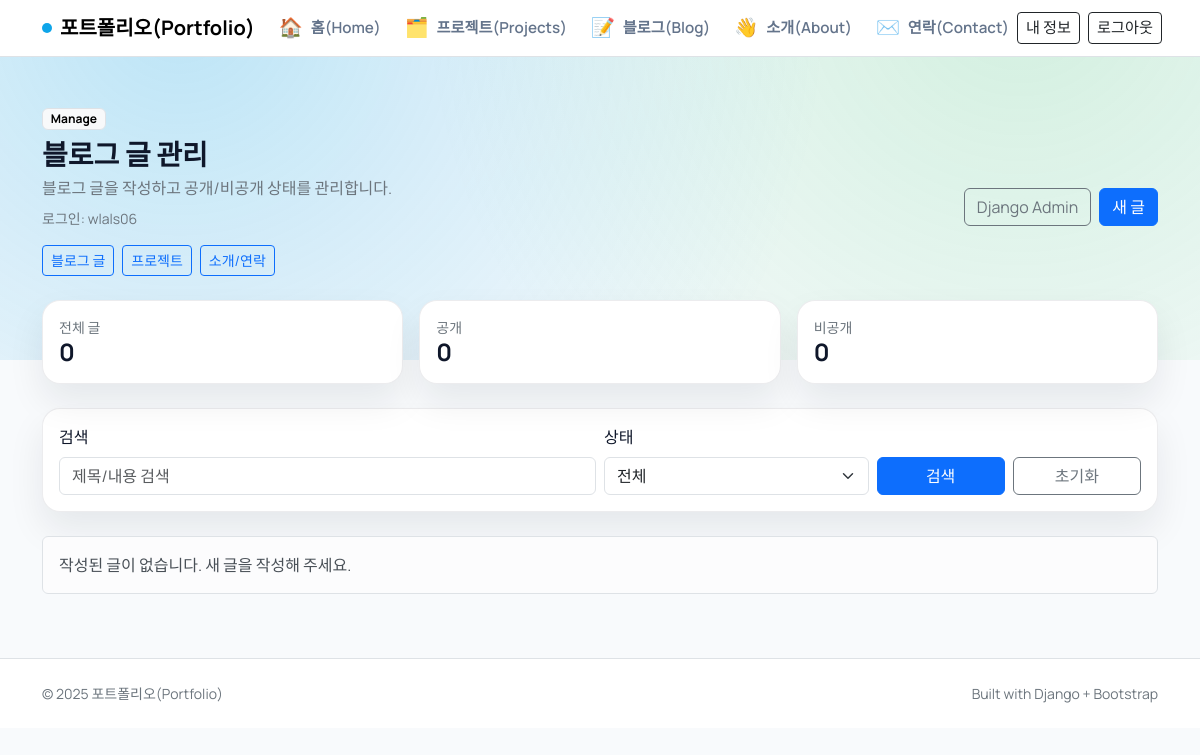
/manage/ (signed in), run on an earlier commit of the app's database.
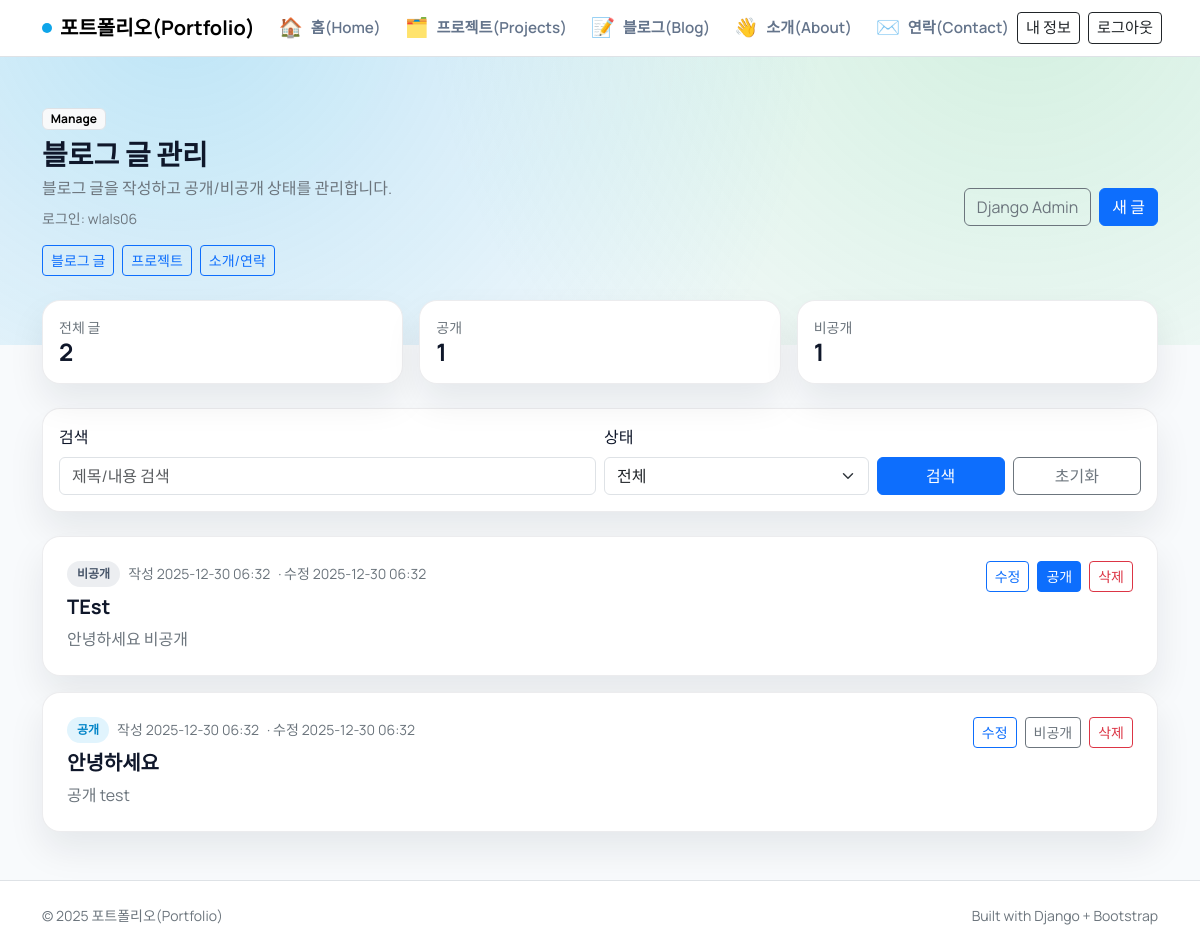
And on a later commit of the database.
### blog/models.py (models this page shows, shortened)
class Post(models.Model):
    STATUS_DRAFT = "draft"
    STATUS_PUBLISHED = "published"
    STATUS_CHOICES = [
        (STATUS_DRAFT, "Draft"),
        (STATUS_PUBLISHED, "Published"),
    ]
    title = models.CharField(max_length=200)
    content = models.TextField()
    owner = models.ForeignKey(
        settings.AUTH_USER_MODEL,
        on_delete=models.CASCADE,
        related_name="posts",
        null=True,
        blank=True,
    )
    status = models.CharField(max_length=10, choices=STATUS_CHOICES, default=STATUS_PUBLISHED)
    created_at = models.DateTimeField(default=timezone.now)
    updated_at = models.DateTimeField(null=True, blank=True)

### blog/views.py (the view)
@login_required
def manage_post_list(request):
    query = request.GET.get("q", "").strip()
    status = request.GET.get("status", "all")
    base_qs = Post.objects.filter(owner=request.user)
    posts = base_qs.order_by("-created_at")
    if status == Post.STATUS_PUBLISHED:
        posts = posts.filter(status=Post.STATUS_PUBLISHED)
    elif status == Post.STATUS_DRAFT:
        posts = posts.filter(status=Post.STATUS_DRAFT)
    if query:
        posts = posts.filter(Q(title__icontains=query) | Q(content__icontains=query))
    paginator = Paginator(posts, 8)
    page_obj = paginator.get_page(request.GET.get("page"))
    params = request.GET.copy()
    params.pop("page", None)
    query_string = params.urlencode()
    context = {
        "posts": page_obj.object_list,
        "page_obj": page_obj,
        "query": query,
        "status": status,
        "total_count": base_qs.count(),
        "published_count": base_qs.filter(status=Post.STATUS_PUBLISHED).count(),
        "draft_count": base_qs.filter(status=Post.STATUS_DRAFT).count(),
        "query_string": query_string,
    }
    return render(request, "blog/manage/post_list.html", context)

### blog/templates/blog/manage/post_list.html (shortened to what this page needs)
{% extends "blog/manage/base.html" %}
{% block manage_title %}블로그 글 관리{% endblock %}
{% block manage_description %}블로그 글을 작성하고 공개/비공개 상태를 관리합니다.{% endblock %}
{% block manage_content %}
<div class="row g-3 mb-4">
  <div class="col-md-4">
    <div class="surface p-3">
      <div class="text-secondary small">전체 글</div>
      <div class="h4 fw-bold mb-0">{{ total_count }}</div>
    </div>
  </div>
  <div class="col-md-4">
    <div class="surface p-3">
      <div class="text-secondary small">공개</div>
      <div class="h4 fw-bold mb-0">{{ published_count }}</div>
    </div>
  </div>
  <div class="col-md-4">
    <div class="surface p-3">
      <div class="text-secondary small">비공개</div>
      <div class="h4 fw-bold mb-0">{{ draft_count }}</div>
    </div>
  </div>
</div>
<form class="surface p-3 mb-4" method="get">
  <div class="row g-2 align-items-end">
    <div class="col-md-6">
      <label class="form-label">검색</label>
      <input class="form-control" type="search" name="q" placeholder="제목/내용 검색" value="{{ query }}">
    </div>
    <div class="col-md-3">
      <label class="form-label">상태</label>
      <select class="form-select" name="status">
        <option value="all" {% if status == "all" %}selected{% endif %}>전체</option>
      </select>
    </div>
    <div class="col-md-3 d-flex gap-2">
      <button class="btn btn-primary w-100" type="submit">검색</button>
      <a class="btn btn-outline-secondary w-100" href="{% url 'manage_post_list' %}">초기화</a>
    </div>
  </div>
</form>
{% for post in posts %}
  <div class="surface p-4 manage-card">
    <div class="d-flex flex-column flex-lg-row justify-content-between gap-3">
      <div>
        <div class="d-flex align-items-center gap-2 mb-2">
          {% if post.status == "published" %}
            <span class="status-badge status-published">공개</span>
          {% else %}
            <span class="status-badge status-draft">비공개</span>
          {% endif %}
          <span class="small text-secondary">작성 {{ post.created_at|date:"Y-m-d H:i" }}</span>
          {% if post.updated_at %}
            <span class="small text-secondary">· 수정 {{ post.updated_at|date:"Y-m-d H:i" }}</span>
          {% endif %}
        </div>
        <h2 class="h5 fw-bold mb-2">{{ post.title }}</h2>
        <p class="text-secondary mb-0">{{ post.content|truncatechars:140 }}</p>
      </div>
      <div class="manage-actions d-flex flex-wrap gap-2 align-items-start">
        <a class="btn btn-outline-primary btn-sm" href="{% url 'manage_post_edit' post.pk %}">수정</a>
        <form method="post" action="{% url 'manage_post_toggle' post.pk %}">
          {% if post.status == "published" %}
            <button class="btn btn-outline-secondary btn-sm" type="submit">비공개</button>
          {% else %}
            <button class="btn btn-primary btn-sm" type="submit">공개</button>
          {% endif %}
        </form>
        <a class="btn btn-outline-danger btn-sm" href="{% url 'manage_post_delete' post.pk %}">삭제</a>
      </div>
    </div>
  </div>
{% empty %}
  <div class="alert alert-light border">작성된 글이 없습니다. 새 글을 작성해 주세요.</div>
{% endfor %}
{% endblock %}

### blog/templates/blog/manage/base.html (shortened to what this page needs)
{% extends "blog/base.html" %}
{% block content %}
<section class="mb-4 fade-up">
  <span class="badge text-bg-light border mb-2">Manage</span>
  <div class="d-flex flex-wrap align-items-center justify-content-between gap-3">
    <div>
      <h1 class="h3 fw-bold mb-1">{% block manage_title %}콘텐츠 관리{% endblock %}</h1>
      <p class="text-secondary mb-0">{% block manage_description %}블로그/프로젝트/소개·연락을 관리합니다.{% endblock %}</p>
      <div class="small text-secondary mt-2">로그인: {{ request.user.username }}</div>
      <div class="d-flex flex-wrap gap-2 mt-3">
        <a class="btn btn-sm btn-outline-primary" href="{% url 'manage_post_list' %}">블로그 글</a>
        <a class="btn btn-sm btn-outline-primary" href="{% url 'manage_project_list' %}">프로젝트</a>
        <a class="btn btn-sm btn-outline-primary" href="{% url 'manage_profile_edit' %}">소개/연락</a>
      </div>
    </div>
    <div class="d-flex flex-wrap gap-2">
      {% block manage_actions %}
        <a class="btn btn-outline-secondary" href="/admin/">Django Admin</a>
        <a class="btn btn-primary" href="{% url 'manage_post_create' %}">새 글</a>
      {% endblock %}
    </div>
  </div>
</section>
{% block manage_content %}{% endblock %}
{% endblock %}

### blog/templates/blog/base.html (shortened to what this page needs)
<!doctype html>
<html lang="ko">
<head>
  <link href="https://cdn.jsdelivr.net/npm/bootstrap@5.3.3/dist/css/bootstrap.min.css" rel="stylesheet">
</head>
<body>
  <nav class="navbar navbar-expand-lg bg-white border-bottom sticky-top">
    <div class="container">
      <a class="navbar-brand fw-bold d-flex align-items-center" href="{% url 'home' %}">
        <span class="brand-mark"></span>
        포트폴리오(Portfolio)
      </a>
      <div class="collapse navbar-collapse" id="mainNav">
        <ul class="navbar-nav me-auto mb-2 mb-lg-0 gap-2">
          <li class="nav-item">
            <a class="nav-link nav-icon-link" href="{% url 'home' %}" title="홈(Home)">
              <span class="nav-emoji" aria-hidden="true">🏠</span>
              <span class="nav-label">홈(Home)</span>
            </a>
          </li>
          <li class="nav-item">
            <a class="nav-link nav-icon-link" href="{% url 'projects' %}" title="프로젝트(Projects)">
              <span class="nav-emoji" aria-hidden="true">🗂️</span>
              <span class="nav-label">프로젝트(Projects)</span>
            </a>
          </li>
          <li class="nav-item">
            <a class="nav-link nav-icon-link" href="{% url 'post_list' %}" title="블로그(Blog)">
              <span class="nav-emoji" aria-hidden="true">📝</span>
              <span class="nav-label">블로그(Blog)</span>
            </a>
          </li>
          <li class="nav-item">
            <a class="nav-link nav-icon-link" href="{% url 'about' %}" title="소개(About)">
              <span class="nav-emoji" aria-hidden="true">👋</span>
              <span class="nav-label">소개(About)</span>
            </a>
          </li>
          <li class="nav-item">
            <a class="nav-link nav-icon-link" href="{% url 'contact' %}" title="연락(Contact)">
              <span class="nav-emoji" aria-hidden="true">✉️</span>
              <span class="nav-label">연락(Contact)</span>
            </a>
          </li>
        </ul>
        {% if request.user.is_authenticated %}
        <div class="d-flex align-items-center gap-2">
          <a class="btn btn-outline-dark btn-sm d-flex align-items-center justify-content-center gap-2" href="{% url 'manage_post_list' %}" title="내 정보">
            <span class="nav-label">내 정보</span>
          </a>
          <form class="m-0" method="post" action="{% url 'manage_logout' %}">
            <button class="btn btn-outline-dark btn-sm d-flex align-items-center justify-content-center gap-2" type="submit">
              <span class="nav-label">로그아웃</span>
            </button>
          </form>
        </div>
        {% else %}
        <a class="btn btn-outline-dark btn-sm d-flex align-items-center justify-content-center gap-2" href="{% url 'manage_login' %}?next={{ request.get_full_path|urlencode }}" title="로그인">
          <span class="nav-label">로그인</span>
        </a>
        {% endif %}
      </div>
    </div>
  </nav>
  <main class="container py-5">
    {% block content %}{% endblock %}
  </main>
  <footer class="border-top bg-white">
    <div class="container py-4 d-flex flex-column flex-md-row justify-content-between gap-2">
      <div class="text-secondary small">© {% now "Y" %} 포트폴리오(Portfolio)</div>
      <div class="text-secondary small">Built with Django + Bootstrap</div>
    </div>
  </footer>
</body>
</html>

### blog/templates/blog/base.html (style rules this page uses)
:root { --ink: #0f172a; --muted: #64748b; --accent: #0ea5e9; --accent-2: #22c55e; --surface: #ffffff; --border: rgba(15, 23, 42, 0.08); --radius: 18px; }
body { font-family: "Manrope", sans-serif; color: var(--ink); background: #f8fafc; min-height: 100vh; }
body::before { content: ""; position: fixed; inset: -10% 0 auto 0; height: 55vh; background: radial-gradient(circle at 15% 20%, rgba(14, 165, 233, 0.25), transparent 60%), radial-gradient(circle at 85% 15%, rgba(34, 197, 94, 0.18), transparent 55%); z-index: -1; }
.surface { background: var(--surface); border: 1px solid var(--border); border-radius: var(--radius); box-shadow: 0 18px 36px rgba(15, 23, 42, 0.08); }
.brand-mark { width: 10px; height: 10px; border-radius: 999px; background: var(--accent); display: inline-block; margin-right: 8px; }
.navbar .nav-link { color: var(--muted); font-weight: 600; }
.nav-icon-link { display: inline-flex; align-items: center; justify-content: center; gap: 8px; padding: 6px 12px; height: 40px; border-radius: 12px; background: transparent; }
.nav-emoji { font-size: 1.2rem; line-height: 1; }
.nav-label { font-size: 0.95rem; white-space: nowrap; }
.fade-up { animation: fadeUp 0.7s ease both; }

### blog/templates/blog/manage/base.html (style rules this page uses)
.status-badge { font-weight: 600; border-radius: 999px; padding: 4px 10px; font-size: 0.75rem; }
.status-published { background: rgba(14, 165, 233, 0.12); color: #0284c7; }
.status-draft { background: rgba(100, 116, 139, 0.12); color: #475569; }
.manage-actions form { margin: 0; }
.manage-card + .manage-card { margin-top: 16px; }

What changed in the data, as far as the page shows it:
added Post: status "비공개", created_at "2025-12-30 06:32", updated_at "2025-12-30 06:32", title "TEst", content "안녕하세요 비공개"
added Post: status "공개", created_at "2025-12-30 06:32", updated_at "2025-12-30 06:32", title "안녕하세요", content "공개 test"
Also different on the page:
{{ total_count }}: "0" → "2"
{{ published_count }}: "0" → "1"
{{ draft_count }}: "0" → "1"
text no longer shown: "작성된 글이 없습니다. 새 글을 작성해 주세요."
